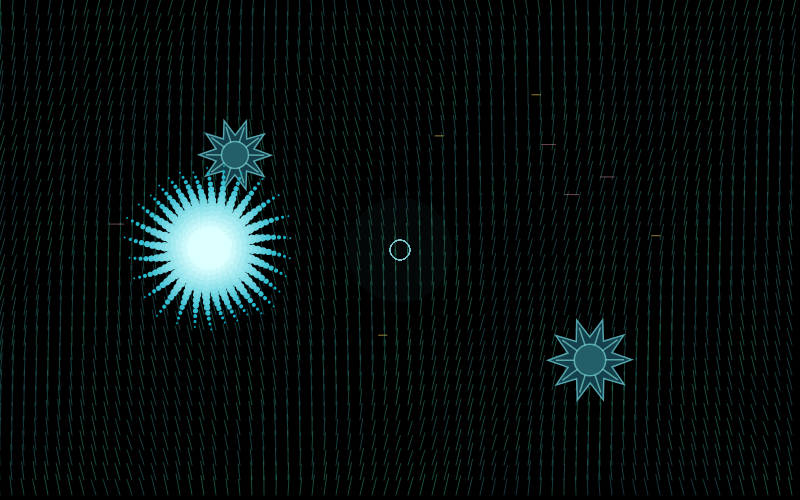
Frame 1 (no input)
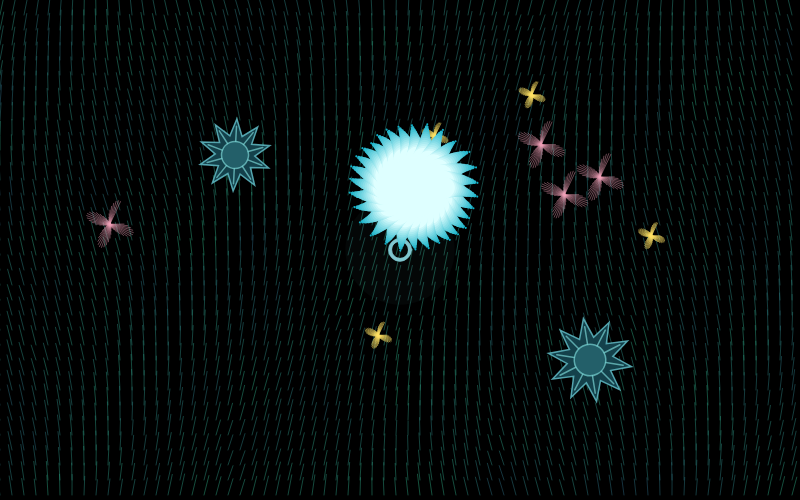
Frame 60 (no input)
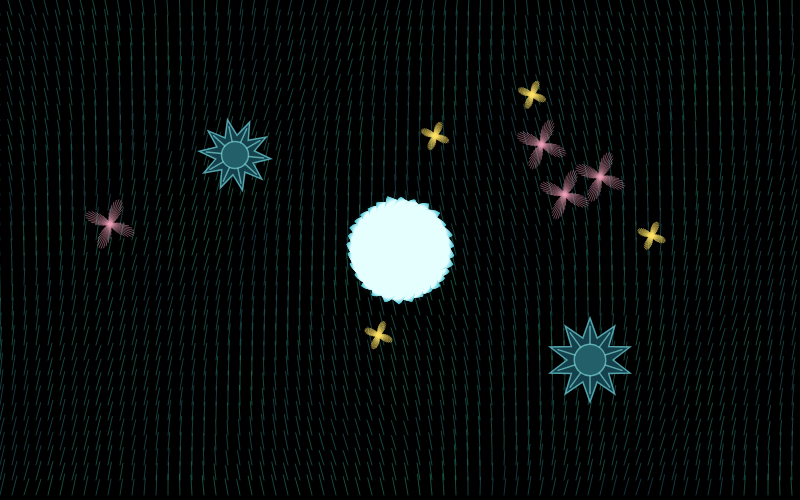
Frame 120 (the mouse pressed at the canvas centre since frame 60)

The p5.js sketch that drew these frames (run headless with seeded random() and noise() and a simulated clock; from frame 60 on, the mouse is pressed at the canvas centre):

// p5.js sketch
// ── sketch.js
/*
Template for IMA's Creative Coding Lab 

Project A: Generative Creatures
CCLaboratories Biodiversity Atlas 
*/

// food
let foodX = [];
let foodY = [];
let foodProgress = [];
let foodAge = [];
let foodAlive = [];
let foodType = [];

let foodCount = 8;
let foodMaxCycles = 15;
let foodCycleFrames = 120;

// rock
let rockX = [235, 590];
let rockY = [155, 360];
let rockRadius = [36, 42];

let bodyPadding = 42;
let rockPulse = [0, 0];
let rockTouched = [false, false];
let bumpFrames = 0;

// home
let homeX = 400;
let homeY = 250;
let homeRadius = 0;
let homeWarm = 0;
let homeRipple = 0;
let homeReady = true;

let goingHome = false;
let resting = false;
let awayFrames = 0;
let restLeft = 0;

// creature
let creatureX = 200;
let creatureY = 250;

let excited = 0;
let energetic = 0;

let motionTime = 0;
let turn = 0;
let breath = 0;
let rayCount = 30;

let coreRadius;
let tentacleLength;
let dotSize;
let wiggleAmount;
let breathing;

// grass
let wind = 0;
let grassTrans = 140;

function setup() {
    createCanvas(800, 500);
    angleMode(DEGREES);

    for (let i = 0; i < foodCount; i = i + 1) {
        if (i < 4) {
            foodType[i] = 1;
        } else {
            foodType[i] = 2;
        }

        resetFood(i);
    }
}

function draw() {
    motionTime = motionTime + 0.003;
    breath = breath + 1;
    wind = wind + 2;

    excited = max(0, excited - 1);
    energetic = max(0, energetic - 1);
    homeRipple = max(0, homeRipple - 1);
    bumpFrames = max(0, bumpFrames - 1);

    //rock
    for (let k = 0; k < rockX.length; k = k + 1) {
        rockPulse[k] = max(0, rockPulse[k] - 1);

        if (
            dist(creatureX, creatureY, rockX[k], rockY[k]) >
            rockRadius[k] + bodyPadding + 6
        ) {
            rockTouched[k] = false;
        }
    }

    turn = turn + 0.2 + energetic / 180 * 1.2;

    updateCreature();

    let nearHome = constrain(
        map(
            dist(creatureX, creatureY, homeX, homeY),
            0, 250, 1, 0
        ),
        0, 1
    );

    coreRadius = map(nearHome, 0, 1, 10, 35);
    tentacleLength = map(nearHome, 0, 1, 85, 15);
    dotSize = map(nearHome, 0, 1, 12, 24);
    wiggleAmount = map(nearHome, 0, 1, 18, 4);
    breathing = map(sin(breath), -1, 1, 0.94, 1.06);

    // yellow flower
    if (energetic > 0) {
        tentacleLength =
            tentacleLength * (1 + energetic / 180 * 0.3);

        breathing = 1 + sin(breath * 4) * 0.08;
    }

    if (resting) {
        homeWarm = lerp(homeWarm, 1, 0.03);
    } else {
        homeWarm = lerp(homeWarm, 0, 0.03);
    }

    updateFoods();

    background(0);
    drawGrass();
    drawRocks();
    drawHome();

    for (let i = 0; i < foodCount; i = i + 1) {
        drawFood(i);
    }

    drawCreature(creatureX, creatureY);
}

// random food (away from rocks)
function resetFood(i) {
    let freePosition = false;

    for (
        let attempt = 0;
        attempt < 80;
        attempt = attempt + 1
    ) {
        foodX[i] = random(70, width - 70);
        foodY[i] = random(70, height - 70);
        freePosition = true;

        for (let k = 0; k < rockX.length; k = k + 1) {
            if (
                dist(foodX[i], foodY[i], rockX[k], rockY[k]) <
                rockRadius[k] + 52
            ) {
                freePosition = false;
            }
        }

        if (freePosition) {
            break;
        }
    }

    if (freePosition === false) {
        foodX[i] = 80;
        foodY[i] = 420;
    }

    foodProgress[i] = 0;
    foodAge[i] = 0;
    foodAlive[i] = true;
}

function updateFoods() {
    for (let i = 0; i < foodCount; i = i + 1) {
        let flowerSize = 25;

        if (foodType[i] === 2) {
            flowerSize = 14;
        }

        if (
            foodAlive[i] &&
            foodProgress[i] > 0 &&
            dist(creatureX, creatureY, foodX[i], foodY[i]) <
            coreRadius * breathing + flowerSize * 0.35
        ) {
            foodAlive[i] = false;
            resting = false;

            if (foodType[i] === 1) {
                // when eat pink flower
                excited = 70;
                energetic = 0;
                goingHome = true;

            } else {
                // when eat yellow flower
                energetic = 180;
                excited = 0;
                goingHome = false;
                awayFrames = 0;
            }
        }

        if (foodAlive[i] === false) {
            foodProgress[i] = foodProgress[i] - 20;

        } else if (
            foodAge[i] >= foodMaxCycles * foodCycleFrames
        ) {
            foodProgress[i] = foodProgress[i] - 5;

        } else {
            foodProgress[i] = min(360, foodProgress[i] + 5);
        }

        if (foodProgress[i] >= 360) {
            foodAge[i] = foodAge[i] + 1;
        }

        if (foodProgress[i] <= 0) {
            resetFood(i);
        }
    }
}

function drawFood(i) {
    push();
    translate(foodX[i], foodY[i]);

    scale(
        1 + sin(foodAge[i] * 360 / foodCycleFrames) * 0.08
    );

    let petalSize = 25;
    stroke(240, 160, 185, 160);

    if (foodType[i] === 2) {
        petalSize = 14;
        stroke(255, 225, 100, 210);
    }

    strokeWeight(0.7);

    for (
        let a = 0;
        a < foodProgress[i];
        a = a + 5
    ) {
        let petalRadius = map(
            sin(a * 4), -1, 1, 3, petalSize
        );

        line(
            0, 0,
            cos(a) * petalRadius,
            sin(a) * petalRadius
        );
    }

    pop();
}

function updateCreature() {
    if (dist(creatureX, creatureY, homeX, homeY) > 95) {
        homeReady = true;
    }

    if (mouseIsPressed) {
        resting = false;
        restLeft = 0;
    }

    if (resting) {
        restLeft = restLeft - 1;

        if (restLeft <= 0) {
            resting = false;
            goingHome = false;
            awayFrames = 0;
        }

    } else {
        awayFrames = awayFrames + 1;

        if (awayFrames >= 900) {
            goingHome = true;
        }
    }

    let targetX = map(
        noise(motionTime), 0, 1, 90, width - 90
    );

    let targetY = map(
        noise(motionTime + 200), 0, 1, 90, height - 90
    );

    let followEase = 0.03;

    if (energetic > 0) {
        followEase = 0.05;
    }

    if (goingHome || resting) {
        targetX = homeX;
        targetY = homeY;

        // if being blocked, get to the side of obstacles
        let heading = atan2(
            homeY - creatureY,
            homeX - creatureX
        );

        let homeDistance = dist(
            creatureX, creatureY, homeX, homeY
        );

        for (let k = 0; k < rockX.length; k = k + 1) {
            let dx = rockX[k] - creatureX;
            let dy = rockY[k] - creatureY;

            let along =
                dx * cos(heading) + dy * sin(heading);

            let sideways =
                -dx * sin(heading) + dy * cos(heading);

            if (
                along > 0 &&
                along < homeDistance &&
                abs(sideways) < rockRadius[k] + bodyPadding + 8
            ) {
                let side = -1;

                if (sideways < 0) {
                    side = 1;
                }

                targetX =
                    rockX[k] -
                    sin(heading) * (rockRadius[k] + 75) * side;

                targetY =
                    rockY[k] +
                    cos(heading) * (rockRadius[k] + 75) * side;

                break;
            }
        }
    }

    // follow the mouse
    if (mouseIsPressed) {
        targetX = constrain(
            mouseX, bodyPadding, width - bodyPadding
        );

        targetY = constrain(
            mouseY, bodyPadding, height - bodyPadding
        );

        followEase = 0.12;
    }

    moveCreature(targetX, targetY, followEase);

    if (
        mouseIsPressed === false &&
        resting === false &&
        (homeReady || goingHome) &&
        dist(creatureX, creatureY, homeX, homeY) < 38
    ) {
        resting = true;
        goingHome = false;
        restLeft = 240;
        awayFrames = 0;

        if (homeReady) {
            homeRipple = 120;
        }

        homeReady = false;
    }
}

function moveCreature(targetX, targetY, followEase) {
    let moveX = (targetX - creatureX) * followEase;
    let moveY = (targetY - creatureY) * followEase;

    let smallSteps = max(
        1, ceil(dist(0, 0, moveX, moveY) / 8)
    );

    for (let n = 0; n < smallSteps; n = n + 1) {
        creatureX = creatureX + moveX / smallSteps;
        creatureY = creatureY + moveY / smallSteps;

        for (let k = 0; k < rockX.length; k = k + 1) {
            let safeRadius = rockRadius[k] + bodyPadding;

            if (
                dist(creatureX, creatureY, rockX[k], rockY[k]) <
                safeRadius
            ) {
                touchRock(k);

                let heading = atan2(
                    creatureY - rockY[k],
                    creatureX - rockX[k]
                );

                creatureX = rockX[k] + cos(heading) * safeRadius;
                creatureY = rockY[k] + sin(heading) * safeRadius;
            }
        }

        creatureX = constrain(
            creatureX, bodyPadding, width - bodyPadding
        );

        creatureY = constrain(
            creatureY, bodyPadding, height - bodyPadding
        );
    }
}

function touchRock(k) {
    if (rockTouched[k] === false) {
        bumpFrames = 40;
        rockPulse[k] = 60;
        rockTouched[k] = true;
    }
}

function drawCreature(x, y) {
    push();
    translate(x, y);
    rotate(turn);
    scale(breathing);

    // when touching rock obstacles
    if (bumpFrames > 0) {
        scale(1 - bumpFrames / 40 * 0.12);
        translate(random(-1, 1), random(-1, 1));
    }

    if (excited > 0) {
        translate(random(-2, 2), random(-2, 2));
    }

    for (
        let a = 0;
        a < 360;
        a = a + 360 / rayCount
    ) {
        drawTentacle(a);
    }

    drawBody();
    pop();
}

function creatureColor(outward) {
    let whiteMix =
        (sin(breath * 0.5 - 90) + 1) / 2;

    whiteMix = lerp(whiteMix, 1, homeWarm);

    let r = map(
        outward, 0, 1,
        lerp(220, 255, whiteMix),
        lerp(0, 255, whiteMix)
    );

    let g = map(
        outward, 0, 1,
        255, lerp(170, 255, whiteMix)
    );

    let b = map(
        outward, 0, 1,
        255, lerp(195, 255, whiteMix)
    );

    if (excited > 0) {
        r = map(outward, 0, 1, 130, 20);
        g = map(outward, 0, 1, 200, 80);
        b = 255;
    }

    if (energetic > 0) {
        r = 255;
        g = map(outward, 0, 1, 240, 205);
        b = map(outward, 0, 1, 190, 85);
    }

    fill(r, g, b);
}

function drawTentacle(rayAngle) {
    push();
    rotate(rayAngle);
    noStroke();

    for (let layer = 12; layer >= 0; layer = layer - 1) {
        let outward = layer / 12;

        let radius =
            coreRadius +
            outward * tentacleLength * (1 - homeWarm * 0.35);

        let wiggle = map(
            noise(rayAngle * 0.05, motionTime * 2 + 200),
            0, 1, -1, 1
        );

        radius =
            radius +
            wiggle * wiggleAmount * outward *
            (1 - homeWarm * 0.6);

        let bend =
            sin(breath + rayAngle * 2 + outward * 60) *
            8 * outward;

        creatureColor(outward);

        circle(
            cos(bend) * radius,
            sin(bend) * radius,
            map(outward, 0, 1, dotSize, 2)
        );
    }

    pop();
}

function drawBody() {
    noStroke();
    creatureColor(0);

    beginShape();

    for (let a = 0; a < 360; a = a + 5) {
        vertex(
            cos(a) * coreRadius,
            sin(a) * coreRadius
        );
    }

    endShape(CLOSE);
}

function drawHome() {
    homeRadius = min(homeRadius + 0.03, 35);

    push();
    translate(homeX, homeY);

    noStroke();
    fill(120, 225, 225, 8 + homeWarm * 25);
    circle(0, 0, 105 + sin(breath) * 5);

    noFill();
    stroke(
        130 + homeWarm * 125,
        200 + homeWarm * 55,
        210 + homeWarm * 45,
        110 + homeWarm * 100
    );

    strokeWeight(0.5 + homeWarm * 0.5);

    for (let a = 0; a < 1080; a = a + 12) {
        let radius = map(a, 0, 1080, 0, homeRadius);

        circle(
            cos(a + turn) * radius,
            sin(a + turn) * radius,
            20
        );
    }

    if (homeRipple > 0) {
        stroke(200, 255, 245, homeRipple);
        circle(0, 0, 90 + (120 - homeRipple) * 0.8);
    }

    pop();
}

// rotating rocks
function drawRocks() {
    for (let k = 0; k < rockX.length; k = k + 1) {
        push();
        translate(rockX[k], rockY[k]);

        // different rotating directions
        if (k === 0) {
            rotate(breath * 0.35);
        } else {
            rotate(-breath * 0.45);
        }

        stroke(
            95 + rockPulse[k] * 1.8,
            185 + rockPulse[k],
            195 + rockPulse[k] * 0.8,
            220
        );

        strokeWeight(1.5);
        fill(20, 65, 75);

        // ten spikes
        beginShape();

        for (let point = 0; point < 20; point = point + 1) {
            let thornRadius = rockRadius[k];

            if (point % 2 === 1) {
                thornRadius = rockRadius[k] * 0.55;
            }

            let thornAngle = point * 18;

            vertex(
                cos(thornAngle) * thornRadius,
                sin(thornAngle) * thornRadius
            );
        }

        endShape(CLOSE);

        // core
        fill(35, 95, 105);
        stroke(120, 210, 210, 180);
        circle(0, 0, rockRadius[k] * 0.75);

        for (let a = 0; a < 360; a = a + 36) {
            line(
                cos(a) * rockRadius[k] * 0.38,
                sin(a) * rockRadius[k] * 0.38,
                cos(a) * rockRadius[k] * 0.8,
                sin(a) * rockRadius[k] * 0.8
            );
        }

        // ripples
        if (rockPulse[k] > 0) {
            noFill();
            stroke(170, 240, 235, rockPulse[k] * 3);
            strokeWeight(1);

            circle(
                0, 0,
                rockRadius[k] * 2 + (60 - rockPulse[k]) * 0.8
            );
        }

        pop();
    }
}

function drawGrass() {
    push();
    strokeWeight(0.8);

    for (let gx = 0; gx < width; gx = gx + 12) {
        for (let gy = 15; gy <= height; gy = gy + 15) {
            let grassLength = map(
                noise(gx * 0.03, gy * 0.03),
                0, 1, 12, 25
            );

            let grassGreen = map(
                noise(gx * 0.02, gy * 0.02),
                0, 1, 100, 210
            );

            let sway =
                sin(wind + gx * 0.6 + gy * 0.4) * 5;

            stroke(50, grassGreen, 140, grassTrans);

            line(
                gx, gy,
                gx + sway, gy - grassLength
            );
        }
    }

    pop();
}
